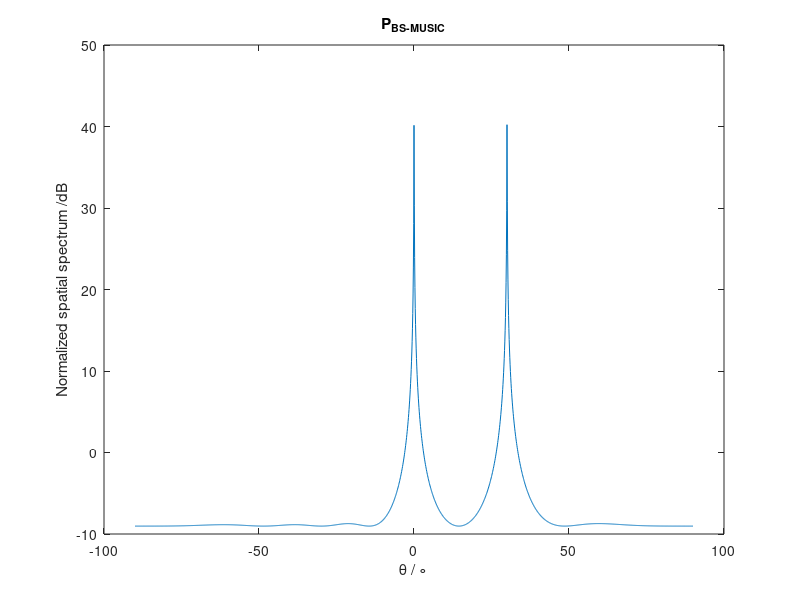

This chart was generated by the following MATLAB code:
clc
clear 
close all

%% parameter
j=sqrt(-1);
M=8;       %Number of elements
K=2;        %number of source
d=0.5;      % lambda/2
theta=[0 30]*pi/180; %DOA
kk=1;      %Signals of interest
SNR_theta=[20 20];
L=1024;              %number of snapshot

%% 
S=10.^(SNR_theta/20)'.*exp(j*2*pi*rand(K,L));
A=exp(-j*(0:M-1)'.*2*pi*d*sin(theta));
N=randn(M,L)+randn(M,L)*j;  %gauss noise
X=A*S+N;

%% beam-space MUSIC
B=M;
m=0;
W=exp(-j*pi*(0:M-1).'.*(0:M-1)*2/M);
T=1/sqrt(M) *W(:,m+1:m+B);
Y=T'*X;

Ry_hat=Y*Y'/L;
[V,D]=eig(Ry_hat);
[aa,bb]=sort(diag(D));
G=V(:,bb(M-K:-1:M-B+1));
theta_range=(-90:0.1:90)*pi/180;
for tt=1:length(theta_range)
    a=exp(-j*2*pi*d*(0:M-1).'.*sin(theta_range(tt)));
    a=T'*a;
    P_BS_MUSIC(tt)=1/(a'*G*G'*a);
end
P_BS_MUSIC=10*log10(abs(P_BS_MUSIC));
figure
plot(theta_range/pi*180,P_BS_MUSIC);
title('P_{BS-MUSIC}')
xlabel('\theta / \circ')
ylabel('Normalized spatial spectrum /dB')
